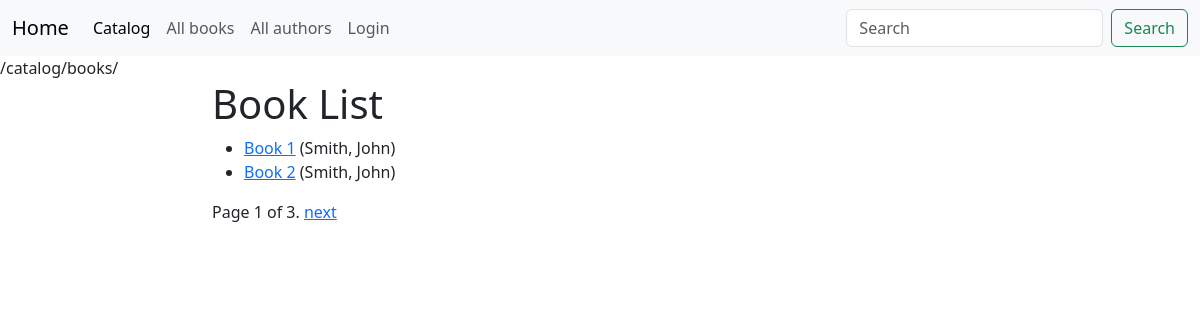
/catalog/books/, run on the app's committed database.
### catalog/models.py (models this page shows, shortened)
class Book(models.Model):
    title = models.CharField(max_length=200)
    author = models.ForeignKey('Author', on_delete=models.SET_NULL, null=True)
    summary = models.TextField(max_length=1000, help_text="Enter a brief description of the book")
    isbn = models.CharField('ISBN',max_length=13, help_text='13 Character <a href="https://www.isbn-international.org/content/what-isbn">ISBN number</a>')
    genre = models.ManyToManyField(Genre, help_text="Select a genre for this book")
    language = models.ForeignKey('Language', on_delete=models.SET_NULL, null=True)
    class Meta:
        ordering = ["title"]
    def display_genre(self):
        """
        Creates a string for the Genre. This is required to display genre in Admin.
        """
        return ', '.join([genre.name for genre in self.genre.all()[:3]])
    display_genre.short_description = 'Genre'
    def get_absolute_url(self):
        return reverse('book-detail', args=[str(self.id)])

class Author(models.Model):
    first_name = models.CharField(max_length=100)
    last_name = models.CharField(max_length=100)
    date_of_birth = models.DateField(null=True, blank=True)
    date_of_death = models.DateField('Died', null=True, blank=True)
    def __str__(self):
        return '%s, %s' % (self.last_name, self.first_name)

### catalog/views.py (the view)
class BookListView(generic.ListView):
    model = Book
    context_object_name = 'all_books_list'
    template_name = 'books/all_books_page.html'
    paginate_by = 2
    def get_queryset(self):
        return super().get_queryset()
    def get_context_data(self, **kwargs):
        context = super(BookListView, self).get_context_data(**kwargs)
        context['some_data'] = 'This is just some data'
        return context

### catalog/templates/books/all_books_page.html
{% extends "base_generic.html" %}
{% block content %}
<h1>Book List</h1>
{% if all_books_list %}
<ul>
    {% for book in all_books_list %}
    <li>
        <a href="{{ book.get_absolute_url }}">{{ book.title }}</a> ({{ book.author }})
    </li>
    {% endfor %}
</ul>
{% else %}
<p>There are no books in the library.</p>
{% endif %}
{% endblock %}

### data on the page
Book: title "Book 1", author "Smith, John"
Book: title "Book 2", author "Smith, John"

### other printed values
{{ request.path }} "/catalog/books/"
{{ page_obj.number }} "1"
{{ page_obj.paginator.num_pages }} "3"
